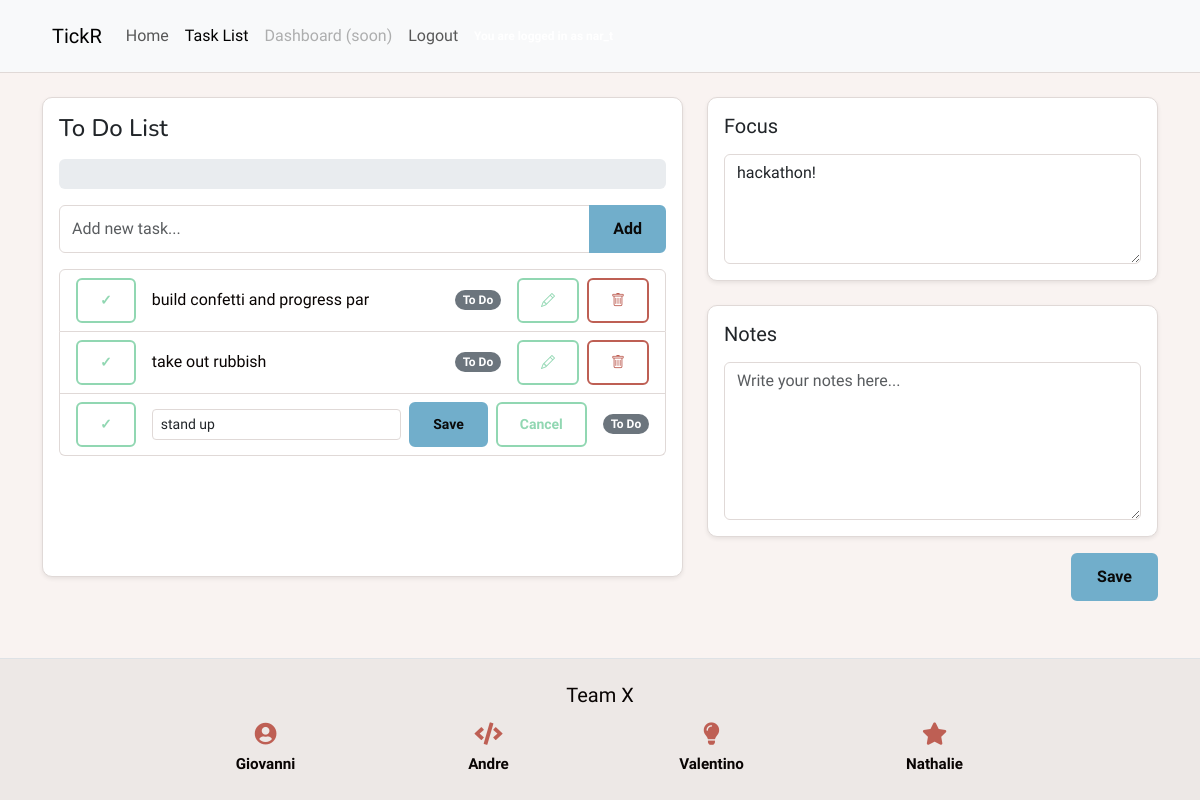
The app's page /todolist/?edit=1 (signed in) with its own data.
### doit_app/models.py (models this page shows, shortened)
class Task(models.Model):
	user = models.ForeignKey(
		settings.AUTH_USER_MODEL,
		on_delete=models.CASCADE,
		related_name="tasks",
		null=True,
		blank=True,
	)
	title = models.CharField(max_length=255)
	is_completed = models.BooleanField(default=False)
	due_date = models.DateField(blank=True, null=True)
	created_at = models.DateTimeField(auto_now_add=True)
	updated_at = models.DateTimeField(auto_now=True)
	class Meta:
		ordering = ["is_completed", "-created_at"]

class FocusItem(models.Model):
	user = models.ForeignKey(
		settings.AUTH_USER_MODEL,
		on_delete=models.CASCADE,
		related_name="focus_items",
		null=True,
		blank=True,
	)
	title = models.TextField()
	updated_at = models.DateTimeField(auto_now=True)

### doit_app/views.py (the view, shortened to what this page needs)
# urls.py: path('todolist/', doit_views.todolist, name='todolist'),
@login_required
def todolist(request):
    edit_task_id = None
    raw_edit_task_id = request.GET.get("edit")
    if raw_edit_task_id:
        try:
            parsed_edit_task_id = int(raw_edit_task_id)
        except (TypeError, ValueError):
            parsed_edit_task_id = None
        if parsed_edit_task_id and Task.objects.filter(id=parsed_edit_task_id, user=request.user).exists():
            edit_task_id = parsed_edit_task_id
    tasks = Task.objects.filter(user=request.user)
    focus_items = FocusItem.objects.filter(user=request.user)
    notes = Note.objects.filter(user=request.user)
    total_tasks = tasks.count()
    completed_tasks = tasks.filter(is_completed=True).count()
    progress_percent = round((completed_tasks / total_tasks) * 100) if total_tasks else 0
    context = {
        "tasks": tasks,
        "focus_items": focus_items,
        "notes": notes,
        "today": timezone.localdate().strftime("%Y-%m-%d"),
        "edit_task_id": edit_task_id,
        "total_tasks": total_tasks,
        "completed_tasks": completed_tasks,
        "progress_percent": progress_percent,
    }
    return render(request, "todolist.html", context)

### templates/todolist.html (shortened to what this page needs)
{% extends "base.html" %}
{% load static %}
{% block content %}
<div class="container py-4">
    <div class="row">
        <div class="col-lg-7 mb-4">
            <div class="card shadow-sm h-100 tickr-panel">
                <div class="card-body">
                    <h4 class="mb-3">To Do List</h4>
                        <div class="progress mb-3" style="height: 30px;">
                        </div>
                        <form method="POST" class="mb-3">
                            <div class="input-group">
                                <input type="text"
                                       name="new_task"
                                       class="form-control tickr-input"
                                       placeholder="Add new task..."
                                       required>
                                <button class="btn tickr-btn-accent" type="submit" name="add_task">
                                    Add
                                </button>
                            </div>
                        </form>
                        <ul class="list-group">
                            {% for task in tasks %}
                                <li class="list-group-item d-flex align-items-center tickr-list-item">
                                    <div class="d-flex align-items-center gap-2 me-3">
                                        <form method="POST" class="d-inline">
                                            <button type="submit"
                                                    name="toggle_task"
                                                    value="{{ task.id }}"
                                                    class="btn btn-sm {% if task.is_completed %}tickr-btn-secondary{% else %}tickr-btn-outline-secondary{% endif %}"
                                                    aria-label="Toggle complete"
                                                    title="Mark complete">
                                                ✓
                                            </button>
                                        </form>
                                    </div>
                                    <div class="flex-grow-1">
                                        {% if edit_task_id == task.id %}
                                            <form method="POST" class="d-flex align-items-center gap-2">
                                                <input type="text"
                                                       name="edited_task_title"
                                                       class="form-control form-control-sm tickr-input"
                                                       value="{{ task.title }}"
                                                       required>
                                                <button type="submit"
                                                        name="update_task"
                                                        value="{{ task.id }}"
                                                        class="btn btn-sm tickr-btn-accent"
                                                        aria-label="Save task"
                                                        title="Save">
                                                    Save
                                                </button>
                                                <a href="{% url 'todolist' %}"
                                                   class="btn btn-sm tickr-btn-outline-secondary"
                                                   aria-label="Cancel edit"
                                                   title="Cancel">
                                                    Cancel
                                                </a>
                                            </form>
                                        {% else %}
                                            <span class="{% if task.is_completed %}text-decoration-line-through text-muted{% endif %}">
                                                {{ task.title }}
                                            </span>
                                        {% endif %}
                                    </div>
                                    <span class="badge {% if task.is_completed %}bg-success{% else %}bg-secondary{% endif %} rounded-pill ms-3">
                                        {% if task.is_completed %}Done{% else %}To Do{% endif %}
                                    </span>
                                    {% if edit_task_id != task.id %}
                                        <div class="d-flex align-items-center gap-2 ms-3">
                                            <a href="{% url 'todolist' %}?edit={{ task.id }}"
                                               class="btn btn-sm tickr-btn-outline-secondary"
                                               aria-label="Edit task"
                                               title="Edit">
                                                <i class="bi bi-pencil"></i>
                                            </a>
                                            <form method="POST" class="d-inline">
                                                <button type="submit"
                                                        name="delete_task"
                                                        value="{{ task.id }}"
                                                        class="btn btn-sm tickr-btn-outline-primary"
                                                        aria-label="Delete task"
                                                        title="Delete">
                                                    <i class="bi bi-trash"></i>
                                                </button>
                                            </form>
                                        </div>
                                    {% endif %}
                                </li>
                            {% empty %}
                                <li class="list-group-item text-muted">
                                    No tasks yet
                                </li>
                            {% endfor %}
                        </ul>
                </div>
            </div>
        </div>
        <div class="col-lg-5">
            <form method="POST">
            <div class="card shadow-sm mb-4 tickr-panel">
                <div class="card-body">
                    <h5 class="mb-3">Focus</h5>
                    <textarea name="focus_content"
                              class="form-control tickr-input"
                              rows="4"
                              placeholder="What are you focusing on today?">{% for item in focus_items %}{{ item.title }}{% endfor %}</textarea>
                </div>
            </div>
            <div class="card shadow-sm tickr-panel">
                <div class="card-body">
                    <h5 class="mb-3">Notes</h5>
                    <textarea name="notes_content"
                              class="form-control tickr-input"
                              rows="6"
                              placeholder="Write your notes here...">{% for note in notes %}{{ note.content }}{% endfor %}</textarea>
                </div>
            </div>
            <div class="text-end mt-3">
                <button type="submit"
                        name="save"
                        class="btn tickr-btn-accent px-4">
                    Save
                </button>
            </div>
            </form>
        </div>
    </div>
</div>
{% endblock %}

### static/css/style.css (style rules this page uses)
:root { --text: #090403; --background: #f9f3f1; --primary: #be5f54; --secondary: #91d7b2; --accent: #71aecb; }
h1, h2, h3, h4 { font-family: "Nunito", sans-serif; font-style: normal; }
* { margin: 0; padding: 0; box-sizing: border-box; }
body { font-family: "Work Sans", sans-serif; font-style: normal; background-color: var(--background); color: var(--text); }
a { text-decoration: none; color: inherit; }
.btn { padding: 10px 22px; border-radius: 6px; font-weight: 600; cursor: pointer; border: none; font-family: "Work Sans", sans-serif; }
.tickr-panel { background-color: #ffffff; border: 1px solid #e0d9d7; border-radius: 10px; }
.tickr-list-item { background-color: #ffffff; border-color: #e0d9d7; color: var(--text); }
.tickr-input { border: 1px solid #e0d9d7; }
.tickr-btn-outline-primary { background-color: transparent; color: var(--primary); border: 2px solid var(--primary); }
.tickr-btn-outline-secondary { background-color: transparent; color: var(--secondary); border: 2px solid var(--secondary); }
.tickr-btn-accent { background-color: var(--accent); color: #0a0a0a; border: 2px solid var(--accent); }

### records on screen
Task: {{ task.id }} 3 (drawn), title "build confetti and progress par", is_completed "To Do"
Task: {{ task.id }} 2 (drawn), title "take out rubbish", is_completed "To Do"
Task: {{ task.id }} 1 (drawn), edited_task_title "stand up", is_completed "To Do"
FocusItem: focus_content "hackathon!"
